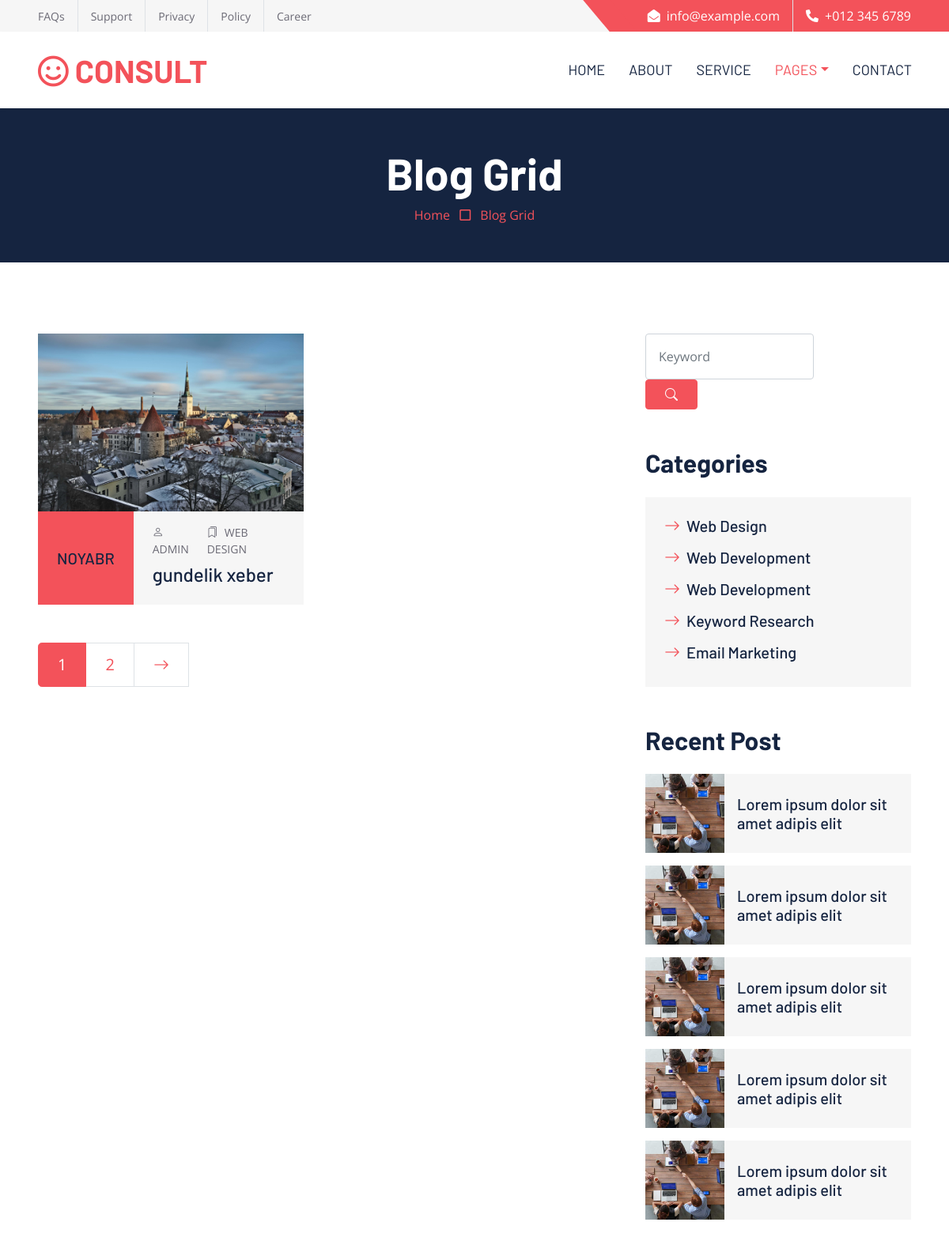
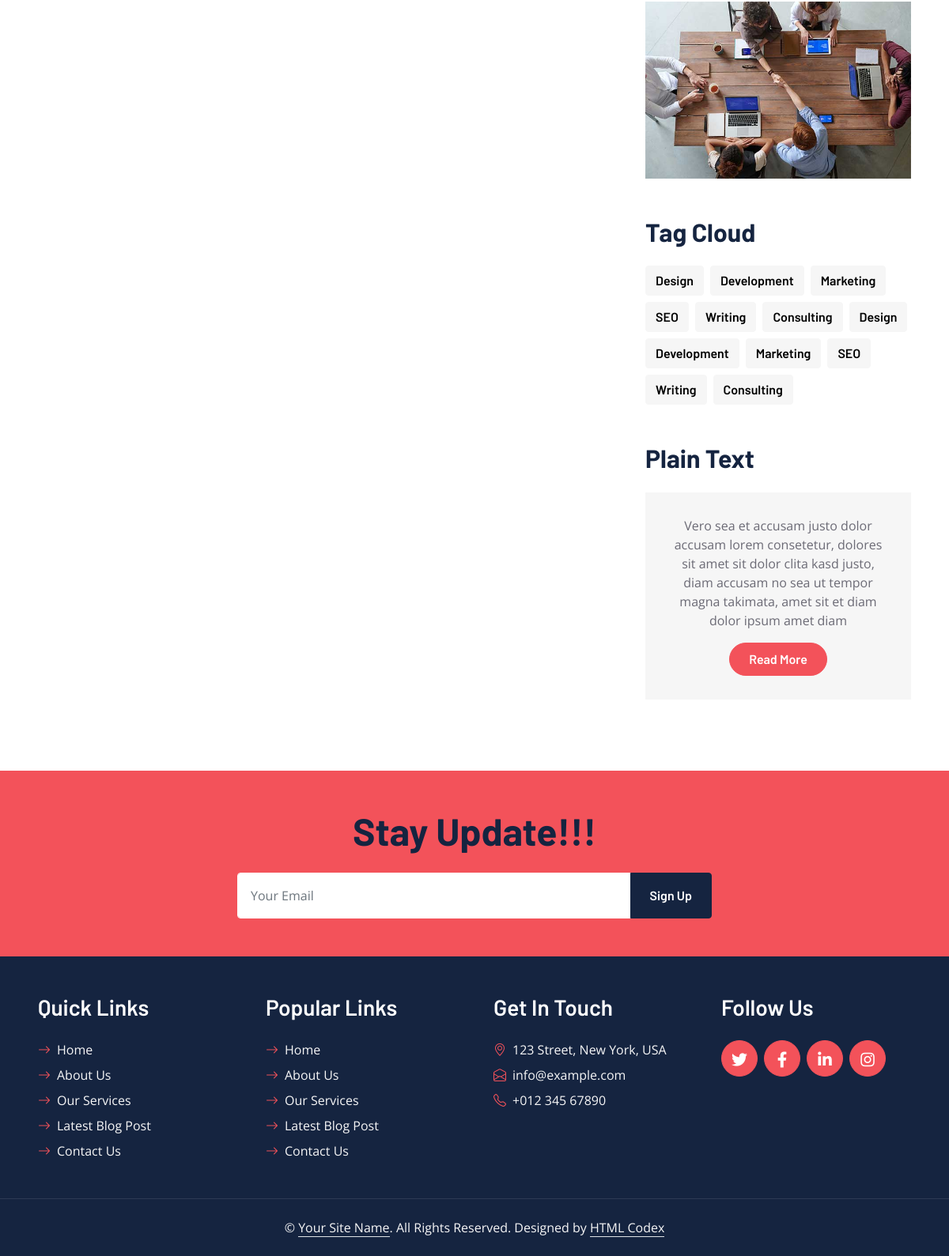
Screenshot of /blog/ with the database file from the repository (2 pictures, top to bottom).
### my_app/models.py (models this page shows, shortened)
class Blog(SlugMixin, DateMixin):
    title = models.CharField(max_length=255,verbose_name='basliq')
    description = models.TextField(verbose_name='movzu')
    image = models.ImageField(upload_to=Uploader.upload_photo_to_blog,null=True,blank=True)
    class Meta:
     ordering = ('title',)
     verbose_name = 'bloq'
     verbose_name_plural = 'bloqlar'

### my_app/views.py (the view)
# urls.py: path('blog/',blog_view,name = 'blog'),
def blog_view(request):
    blogs = Blog.objects.all()
    blog = request.GET.get('blog') #search
    if blog is not None:
       blogs = blogs.filter(title__icontains = blog)
    paginator = Paginator(blogs, 1) #pagination
    page = request.GET.get('page', 1)
    p = paginator.get_page(page)
    try:
        p = paginator.page(page)
    except PageNotAnInteger:
        p = paginator.page(1)
    except EmptyPage:
        p = paginator.page(paginator.num_pages)
    context = {
         'blogs':blogs,
         'p':p
           }
    return render(request,'blog.html',context)

### templates/blog.html (shortened to what this page needs)
{% load static %}
<!DOCTYPE html>
<html lang="en">
<head>
    <link href="https://cdnjs.cloudflare.com/ajax/libs/font-awesome/5.10.0/css/all.min.css" rel="stylesheet">
    <link href="https://cdn.jsdelivr.net/npm/bootstrap-icons@1.4.1/font/bootstrap-icons.css" rel="stylesheet">
    <link href="{% static 'lib/owlcarousel/assets/owl.carousel.min.css' %}" rel="stylesheet">
    <link href="{% static 'css/bootstrap.min.css' %}" rel="stylesheet">
    <link href="{% static 'css/style.css' %}" rel="stylesheet">
</head>
<div>
    <div class="container-fluid bg-secondary ps-5 pe-0 d-none d-lg-block">
        <div class="row gx-0">
            <div class="col-md-6 text-center text-lg-start mb-2 mb-lg-0">
                <div class="d-inline-flex align-items-center">
                    <a class="text-body py-2 pe-3 border-end" href=""><small>FAQs</small></a>
                    <a class="text-body py-2 px-3 border-end" href=""><small>Support</small></a>
                    <a class="text-body py-2 px-3 border-end" href=""><small>Privacy</small></a>
                    <a class="text-body py-2 px-3 border-end" href=""><small>Policy</small></a>
                    <a class="text-body py-2 ps-3" href=""><small>Career</small></a>
                </div>
            </div>
            <div class="col-md-6 text-center text-lg-end">
                <div class="position-relative d-inline-flex align-items-center bg-primary text-white top-shape px-5">
                    <div class="me-3 pe-3 border-end py-2">
                        <p class="m-0"><i class="fa fa-envelope-open me-2"></i>info@example.com</p>
                    </div>
                    <div class="py-2">
                        <p class="m-0"><i class="fa fa-phone-alt me-2"></i>+012 345 6789</p>
                    </div>
                </div>
            </div>
        </div>
    </div>
    <nav class="navbar navbar-expand-lg bg-white navbar-light shadow-sm px-5 py-3 py-lg-0">
        <a href="index.html" class="navbar-brand p-0">
            <h1 class="m-0 text-uppercase text-primary"><i class="far fa-smile text-primary me-2"></i>consult</h1>
        </a>
        <div class="collapse navbar-collapse" id="navbarCollapse">
            <div class="navbar-nav ms-auto py-0 me-n3">
                <a href="index.html" class="nav-item nav-link">Home</a>
                <a href="about.html" class="nav-item nav-link">About</a>
                <a href="service.html" class="nav-item nav-link">Service</a>
                <div class="nav-item dropdown">
                    <a href="#" class="nav-link dropdown-toggle active" data-bs-toggle="dropdown">Pages</a>
                </div>
                <a href="contact.html" class="nav-item nav-link">Contact</a>
            </div>
        </div>
    </nav>
    <div class="container-fluid bg-dark p-5">
        <div class="row">
            <div class="col-12 text-center">
                <h1 class="display-4 text-white">Blog Grid</h1>
                <a href="">Home</a>
                <i class="far fa-square text-primary px-2"></i>
                <a href="">Blog Grid</a>
            </div>
        </div>
    </div>
    <div class="container-fluid py-6 px-5">
        <div class="row g-5">
            <div class="col-lg-8">
                <div class="row g-5">
                    {% for b in p %}
                    <div class="col-xl-6 col-lg-12 col-md-6">
                        <div class="blog-item">
                            <div class="position-relative overflow-hidden">
                                <img class="img-fluid" src="{{b.image.url}}" alt="">
                            </div>
                            <div class="bg-secondary d-flex">
                                <div class="flex-shrink-0 d-flex flex-column justify-content-center text-center bg-primary text-white px-4">
                                    <h5 class="text-uppercase m-0">{{b.created_at|date:'F'}}</h5>
                                </div>
                                <div class="d-flex flex-column justify-content-center py-3 px-4">
                                    <div class="d-flex mb-2">
                                        <small class="text-uppercase me-3"><i class="bi bi-person me-2"></i>Admin</small>
                                        <small class="text-uppercase me-3"><i class="bi bi-bookmarks me-2"></i>Web Design</small>
                                    </div>
                                    <a class="h4" href="{% url 'blog_detail' b.slug %}">{{b.title}}</a>
                                </div>
                            </div>
                        </div>
                    </div>
                    {% endfor %}
                    <div class="col-12">
                        <nav aria-label="Page navigation">
                          <ul class="pagination pagination-lg m-0">
                            <li class="page-item active"><a class="page-link" href="?page={{p.number}}">{{p.number}}</a></li>
                             {% if p.has_next %}
                            <li class="page-item"><a class="page-link" href="?page={{p.number|add:'1'}}">{{ p.number|add:"1" }}</a></li>
                            <li class="page-item">
                              <a class="page-link rounded-0" href="?page={{p.number|add:'1'}}" aria-label="Next">
                                <span aria-hidden="true"><i class="bi bi-arrow-right"></i></span>
                              </a>
                            </li>
                            {% endif %}
                          </ul>
                        </nav>
                    </div>
                </div>
            </div>
            <div class="col-lg-4">
                <div class="mb-5">
                    <div class="input-group">
                        <form  method="get">
                        <input type="text" class="form-control p-3" name="blog" placeholder="Keyword">
                        <button type="submit" class="btn btn-primary px-4"><i class="bi bi-search"></i></button>
                    </form>
                    </div>
                </div>
                <div class="mb-5">
                    <h2 class="mb-4">Categories</h2>
                    <div class="d-flex flex-column justify-content-start bg-secondary p-4">
                        <a class="h5 mb-3" href="#"><i class="bi bi-arrow-right text-primary me-2"></i>Web Design</a>
                        <a class="h5 mb-3" href="#"><i class="bi bi-arrow-right text-primary me-2"></i>Web Development</a>
                        <a class="h5 mb-3" href="#"><i class="bi bi-arrow-right text-primary me-2"></i>Web Development</a>
                        <a class="h5 mb-3" href="#"><i class="bi bi-arrow-right text-primary me-2"></i>Keyword Research</a>
                        <a class="h5" href="#"><i class="bi bi-arrow-right text-primary me-2"></i>Email Marketing</a>
                    </div>
                </div>
                <div class="mb-5">
                    <h2 class="mb-4">Recent Post</h2>
                    <div class="d-flex mb-3">
                        <img class="img-fluid" src="img/blog-1.jpg" style="width: 100px; height: 100px; object-fit: cover;" alt="">
                        <a href="" class="h5 d-flex align-items-center bg-secondary px-3 mb-0">Lorem ipsum dolor sit amet adipis elit
                        </a>
                    </div>
                    <div class="d-flex mb-3">
                        <img class="img-fluid" src="img/blog-1.jpg" style="width: 100px; height: 100px; object-fit: cover;" alt="">
                        <a href="" class="h5 d-flex align-items-center bg-secondary px-3 mb-0">Lorem ipsum dolor sit amet adipis elit
                        </a>
                    </div>
                    <div class="d-flex mb-3">
                        <img class="img-fluid" src="img/blog-1.jpg" style="width: 100px; height: 100px; object-fit: cover;" alt="">
                        <a href="" class="h5 d-flex align-items-center bg-secondary px-3 mb-0">Lorem ipsum dolor sit amet adipis elit
                        </a>
                    </div>
                    <div class="d-flex mb-3">
                        <img class="img-fluid" src="img/blog-1.jpg" style="width: 100px; height: 100px; object-fit: cover;" alt="">
                        <a href="" class="h5 d-flex align-items-center bg-secondary px-3 mb-0">Lorem ipsum dolor sit amet adipis elit
                        </a>
                    </div>
                    <div class="d-flex">
                        <img class="img-fluid" src="img/blog-1.jpg" style="width: 100px; height: 100px; object-fit: cover;" alt="">
                        <a href="" class="h5 d-flex align-items-center bg-secondary px-3 mb-0">Lorem ipsum dolor sit amet adipis elit
                        </a>
                    </div>
                </div>
                <div class="mb-5">
                    <img src="img/blog-1.jpg" alt="" class="img-fluid">
                </div>
                <div class="mb-5">
                    <h2 class="mb-4">Tag Cloud</h2>
                    <div class="d-flex flex-wrap m-n1">
                        <a href="" class="btn btn-secondary m-1">Design</a>
                        <a href="" class="btn btn-secondary m-1">Development</a>
                        <a href="" class="btn btn-secondary m-1">Marketing</a>
                        <a href="" class="btn btn-secondary m-1">SEO</a>
                        <a href="" class="btn btn-secondary m-1">Writing</a>
                        <a href="" class="btn btn-secondary m-1">Consulting</a>
                        <a href="" class="btn btn-secondary m-1">Design</a>
                        <a href="" class="btn btn-secondary m-1">Development</a>
                        <a href="" class="btn btn-secondary m-1">Marketing</a>
                        <a href="" class="btn btn-secondary m-1">SEO</a>
                        <a href="" class="btn btn-secondary m-1">Writing</a>
                        <a href="" class="btn btn-secondary m-1">Consulting</a>
                    </div>
                </div>
                <div>
                    <h2 class="mb-4">Plain Text</h2>
                    <div class="bg-secondary text-center" style="padding: 30px;">
                        <p>Vero sea et accusam justo dolor accusam lorem consetetur, dolores sit amet sit dolor clita kasd justo, diam accusam no sea ut tempor magna takimata, amet sit et diam dolor ipsum amet diam</p>
                        <a href="" class="btn btn-primary rounded-pill py-2 px-4">Read More</a>
                    </div>
                </div>
            </div>
        </div>
    </div>
    <div class="container-fluid bg-primary text-secondary p-5">
        <div class="row g-5">
            <div class="col-12 text-center">
                <h1 class="display-5 mb-4">Stay Update!!!</h1>
                <form class="mx-auto" style="max-width: 600px;">
                    <div class="input-group">
                        <input type="text" class="form-control border-white p-3" placeholder="Your Email">
                        <button class="btn btn-dark px-4">Sign Up</button>
                    </div>
                </form>
            </div>
        </div>
    </div>
    <div class="container-fluid bg-dark text-secondary p-5">
        <div class="row g-5">
            <div class="col-lg-3 col-md-6">
                <h3 class="text-white mb-4">Quick Links</h3>
                <div class="d-flex flex-column justify-content-start">
                    <a class="text-secondary mb-2" href="#"><i class="bi bi-arrow-right text-primary me-2"></i>Home</a>
                    <a class="text-secondary mb-2" href="#"><i class="bi bi-arrow-right text-primary me-2"></i>About Us</a>
                    <a class="text-secondary mb-2" href="#"><i class="bi bi-arrow-right text-primary me-2"></i>Our Services</a>
                    <a class="text-secondary mb-2" href="#"><i class="bi bi-arrow-right text-primary me-2"></i>Latest Blog Post</a>
                    <a class="text-secondary" href="#"><i class="bi bi-arrow-right text-primary me-2"></i>Contact Us</a>
                </div>
            </div>
            <div class="col-lg-3 col-md-6">
                <h3 class="text-white mb-4">Popular Links</h3>
                <div class="d-flex flex-column justify-content-start">
                    <a class="text-secondary mb-2" href="#"><i class="bi bi-arrow-right text-primary me-2"></i>Home</a>
                    <a class="text-secondary mb-2" href="#"><i class="bi bi-arrow-right text-primary me-2"></i>About Us</a>
                    <a class="text-secondary mb-2" href="#"><i class="bi bi-arrow-right text-primary me-2"></i>Our Services</a>
                    <a class="text-secondary mb-2" href="#"><i class="bi bi-arrow-right text-primary me-2"></i>Latest Blog Post</a>
                    <a class="text-secondary" href="#"><i class="bi bi-arrow-right text-primary me-2"></i>Contact Us</a>
                </div>
            </div>
            <div class="col-lg-3 col-md-6">
                <h3 class="text-white mb-4">Get In Touch</h3>
                <p class="mb-2"><i class="bi bi-geo-alt text-primary me-2"></i>123 Street, New York, USA</p>
                <p class="mb-2"><i class="bi bi-envelope-open text-primary me-2"></i>info@example.com</p>
                <p class="mb-0"><i class="bi bi-telephone text-primary me-2"></i>+012 345 67890</p>
            </div>
            <div class="col-lg-3 col-md-6">
                <h3 class="text-white mb-4">Follow Us</h3>
                <div class="d-flex">
                    <a class="btn btn-lg btn-primary btn-lg-square rounded-circle me-2" href="#"><i class="fab fa-twitter fw-normal"></i></a>
                    <a class="btn btn-lg btn-primary btn-lg-square rounded-circle me-2" href="#"><i class="fab fa-facebook-f fw-normal"></i></a>
                    <a class="btn btn-lg btn-primary btn-lg-square rounded-circle me-2" href="#"><i class="fab fa-linkedin-in fw-normal"></i></a>
                    <a class="btn btn-lg btn-primary btn-lg-square rounded-circle" href="#"><i class="fab fa-instagram fw-normal"></i></a>
                </div>
            </div>
        </div>
    </div>
    <div class="container-fluid bg-dark text-secondary text-center border-top py-4 px-5" style="border-color: rgba(256, 256, 256, .1) !important;">
        <p class="m-0">&copy; <a class="text-secondary border-bottom" href="#">Your Site Name</a>. All Rights Reserved. Designed by <a class="text-secondary border-bottom" href="https://htmlcodex.com">HTML Codex</a></p>
    </div>
</body>
</html>

### rows the page displays
Blog: image (picture), created_at "NOYABR", title "gundelik xeber"

### other values shown
{{ p.number }} "1"
{{ p.number|add:"1" }} "2"
